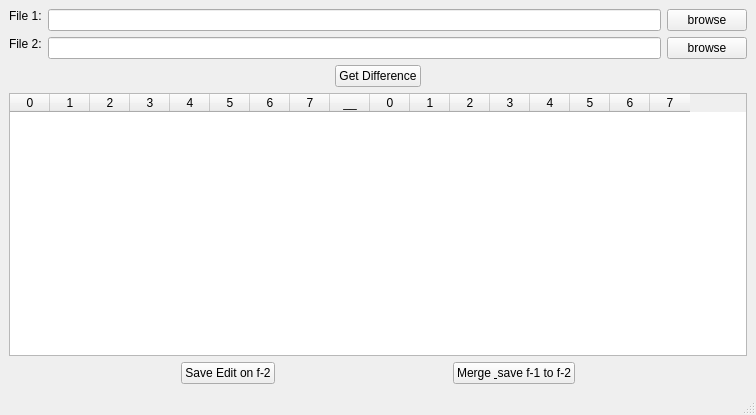
<?xml version="1.0" encoding="UTF-8"?>
<ui version="4.0">
 <class>MainWindow</class>
 <widget class="QMainWindow" name="MainWindow">
  <property name="geometry">
   <rect>
    <x>0</x>
    <y>0</y>
    <width>756</width>
    <height>415</height>
   </rect>
  </property>
  <property name="windowTitle">
   <string>MainWindow</string>
  </property>
  <widget class="QWidget" name="centralwidget">
   <layout class="QVBoxLayout" name="verticalLayout">
    <item>
     <layout class="QGridLayout" name="gridLayout">
      <item row="0" column="0">
       <widget class="QLabel" name="label">
        <property name="text">
         <string>File 1:</string>
        </property>
       </widget>
      </item>
      <item row="0" column="1" rowspan="2">
       <widget class="QLineEdit" name="browseFile1Lin"/>
      </item>
      <item row="0" column="2" rowspan="2">
       <widget class="QPushButton" name="browseFile1Btn">
        <property name="text">
         <string>browse</string>
        </property>
       </widget>
      </item>
      <item row="1" column="0" rowspan="2">
       <widget class="QLabel" name="label_2">
        <property name="text">
         <string>File 2:</string>
        </property>
       </widget>
      </item>
      <item row="2" column="1">
       <widget class="QLineEdit" name="browseFile2Lin"/>
      </item>
      <item row="2" column="2">
       <widget class="QPushButton" name="browseFile2Btn">
        <property name="text">
         <string>browse</string>
        </property>
       </widget>
      </item>
     </layout>
    </item>
    <item>
     <layout class="QHBoxLayout" name="horizontalLayout">
      <item>
       <spacer name="horizontalSpacer">
        <property name="orientation">
         <enum>Qt::Horizontal</enum>
        </property>
        <property name="sizeHint" stdset="0">
         <size>
          <width>40</width>
          <height>20</height>
         </size>
        </property>
       </spacer>
      </item>
      <item>
       <widget class="QPushButton" name="getDiffBtn">
        <property name="text">
         <string>Get Difference</string>
        </property>
       </widget>
      </item>
      <item>
       <spacer name="horizontalSpacer_2">
        <property name="orientation">
         <enum>Qt::Horizontal</enum>
        </property>
        <property name="sizeHint" stdset="0">
         <size>
          <width>40</width>
          <height>20</height>
         </size>
        </property>
       </spacer>
      </item>
     </layout>
    </item>
    <item>
     <layout class="QHBoxLayout" name="horizontalLayout_2">
      <item>
       <widget class="QTableWidget" name="file1MemTable">
        <property name="maximumSize">
         <size>
          <width>3000</width>
          <height>16777215</height>
         </size>
        </property>
        <attribute name="horizontalHeaderVisible">
         <bool>true</bool>
        </attribute>
        <attribute name="horizontalHeaderCascadingSectionResizes">
         <bool>false</bool>
        </attribute>
        <attribute name="horizontalHeaderDefaultSectionSize">
         <number>40</number>
        </attribute>
        <attribute name="horizontalHeaderHighlightSections">
         <bool>true</bool>
        </attribute>
        <attribute name="horizontalHeaderShowSortIndicator" stdset="0">
         <bool>false</bool>
        </attribute>
        <attribute name="horizontalHeaderStretchLastSection">
         <bool>false</bool>
        </attribute>
        <attribute name="verticalHeaderVisible">
         <bool>true</bool>
        </attribute>
        <attribute name="verticalHeaderCascadingSectionResizes">
         <bool>false</bool>
        </attribute>
        <attribute name="verticalHeaderHighlightSections">
         <bool>true</bool>
        </attribute>
        <attribute name="verticalHeaderShowSortIndicator" stdset="0">
         <bool>false</bool>
        </attribute>
        <attribute name="verticalHeaderStretchLastSection">
         <bool>false</bool>
        </attribute>
        <column>
         <property name="text">
          <string>0</string>
         </property>
        </column>
        <column>
         <property name="text">
          <string>1</string>
         </property>
        </column>
        <column>
         <property name="text">
          <string>2</string>
         </property>
        </column>
        <column>
         <property name="text">
          <string>3</string>
         </property>
        </column>
        <column>
         <property name="text">
          <string>4</string>
         </property>
        </column>
        <column>
         <property name="text">
          <string>5</string>
         </property>
        </column>
        <column>
         <property name="text">
          <string>6</string>
         </property>
        </column>
        <column>
         <property name="text">
          <string>7</string>
         </property>
        </column>
        <column>
         <property name="text">
          <string>__</string>
         </property>
        </column>
        <column>
         <property name="text">
          <string>0</string>
         </property>
        </column>
        <column>
         <property name="text">
          <string>1</string>
         </property>
        </column>
        <column>
         <property name="text">
          <string>2</string>
         </property>
        </column>
        <column>
         <property name="text">
          <string>3</string>
         </property>
        </column>
        <column>
         <property name="text">
          <string>4</string>
         </property>
        </column>
        <column>
         <property name="text">
          <string>5</string>
         </property>
        </column>
        <column>
         <property name="text">
          <string>6</string>
         </property>
        </column>
        <column>
         <property name="text">
          <string>7</string>
         </property>
        </column>
       </widget>
      </item>
     </layout>
    </item>
    <item>
     <layout class="QHBoxLayout" name="horizontalLayout_3">
      <item>
       <spacer name="horizontalSpacer_3">
        <property name="orientation">
         <enum>Qt::Horizontal</enum>
        </property>
        <property name="sizeHint" stdset="0">
         <size>
          <width>40</width>
          <height>20</height>
         </size>
        </property>
       </spacer>
      </item>
      <item>
       <widget class="QPushButton" name="save_edite">
        <property name="text">
         <string>Save Edit on f-2</string>
        </property>
       </widget>
      </item>
      <item>
       <spacer name="horizontalSpacer_4">
        <property name="orientation">
         <enum>Qt::Horizontal</enum>
        </property>
        <property name="sizeHint" stdset="0">
         <size>
          <width>40</width>
          <height>20</height>
         </size>
        </property>
       </spacer>
      </item>
      <item>
       <widget class="QPushButton" name="merge_f1_to_f2">
        <property name="text">
         <string>Merge &amp; save f-1 to f-2</string>
        </property>
       </widget>
      </item>
      <item>
       <spacer name="horizontalSpacer_5">
        <property name="orientation">
         <enum>Qt::Horizontal</enum>
        </property>
        <property name="sizeHint" stdset="0">
         <size>
          <width>40</width>
          <height>20</height>
         </size>
        </property>
       </spacer>
      </item>
     </layout>
    </item>
   </layout>
  </widget>
  <widget class="QMenuBar" name="menubar">
   <property name="geometry">
    <rect>
     <x>0</x>
     <y>0</y>
     <width>756</width>
     <height>22</height>
    </rect>
   </property>
  </widget>
  <widget class="QStatusBar" name="statusbar"/>
 </widget>
 <resources/>
 <connections/>
</ui>
